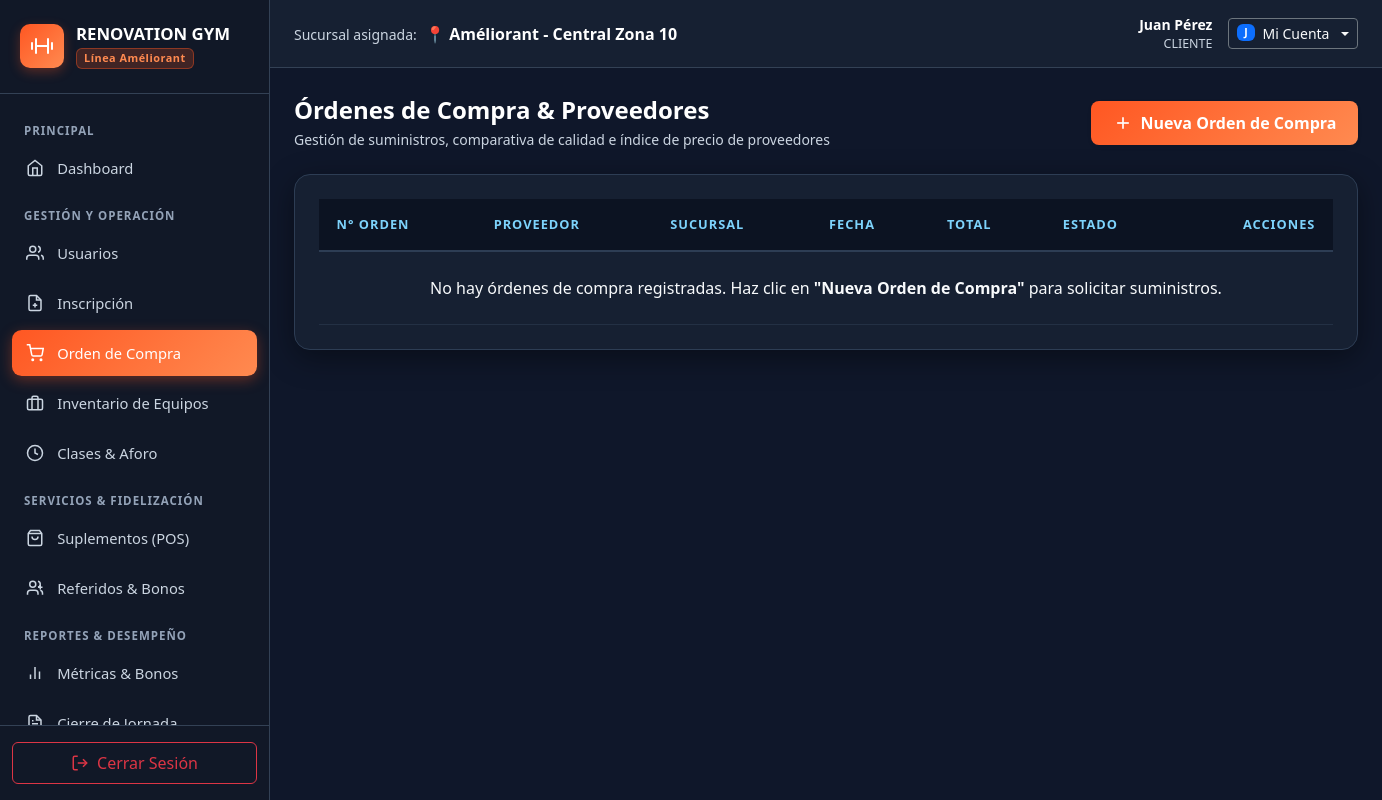
Before: /ordenes_compra/index.php (signed in) with the older database file.
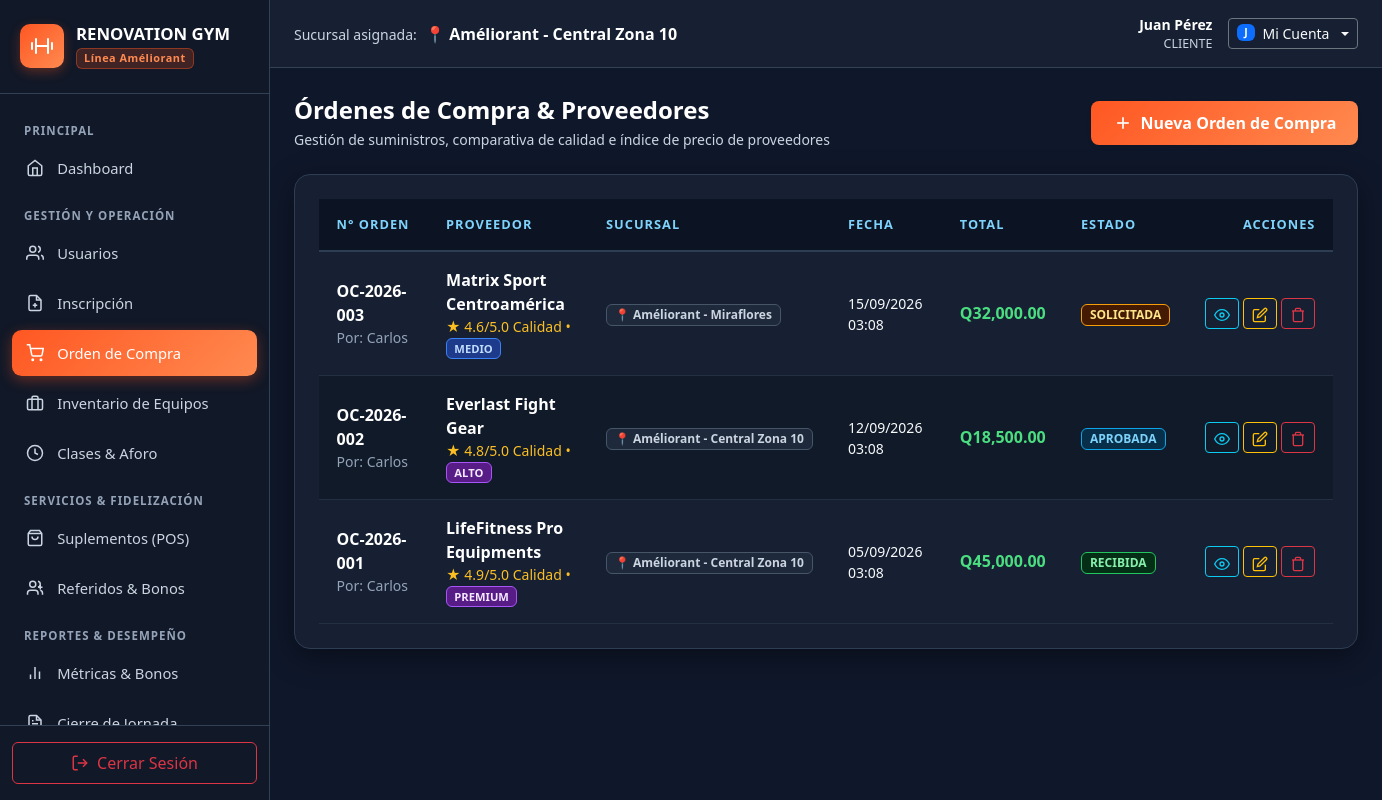
After: the same page with the newer database file.
### tables this page shows
CREATE TABLE `ordenes_compra` (
    `id` INT AUTO_INCREMENT PRIMARY KEY,
    `numero_orden` VARCHAR(50) NOT NULL UNIQUE,
    `proveedor_id` INT NOT NULL,
    `sucursal_id` INT NOT NULL,
    `solicitado_por_usuario_id` INT NOT NULL,
    `total_orden` DECIMAL(12,2) NOT NULL,
    `estado` ENUM('SOLICITADA', 'APROBADA', 'RECIBIDA', 'CANCELADA') DEFAULT 'SOLICITADA',
    `fecha_orden` TIMESTAMP DEFAULT CURRENT_TIMESTAMP,
    CONSTRAINT `fk_oc_proveedor` FOREIGN KEY (`proveedor_id`) REFERENCES `proveedores` (`id`),
    CONSTRAINT `fk_oc_sucursal` FOREIGN KEY (`sucursal_id`) REFERENCES `sucursales` (`id`),
    CONSTRAINT `fk_oc_solicitante` FOREIGN KEY (`solicitado_por_usuario_id`) REFERENCES `usuarios` (`id`)
);

CREATE TABLE `usuarios` (
    `id` INT AUTO_INCREMENT PRIMARY KEY,
    `sucursal_id` INT NULL,                          
    `rol_id` INT NOT NULL,                           
    `nombre` VARCHAR(80) NOT NULL,
    `apellido` VARCHAR(80) NOT NULL,
    `email` VARCHAR(120) NOT NULL UNIQUE,
    `usuario` VARCHAR(50) NOT NULL UNIQUE,
    `password` VARCHAR(255) NOT NULL,                
    `tipo_persona` ENUM('INTERNO', 'TERCERIZADO', 'CLIENTE') NOT NULL,
    `huella_dactilar_hash` VARCHAR(255) UNIQUE NULL, 
    `telefono` VARCHAR(25),
    `estado` ENUM('ACTIVO', 'INACTIVO', 'SUSPENDIDO') DEFAULT 'ACTIVO',
    `ultimo_login` DATETIME NULL,
    `created_at` TIMESTAMP DEFAULT CURRENT_TIMESTAMP,
    `updated_at` TIMESTAMP DEFAULT CURRENT_TIMESTAMP ON UPDATE CURRENT_TIMESTAMP,
    CONSTRAINT `fk_usuario_sucursal` FOREIGN KEY (`sucursal_id`) REFERENCES `sucursales` (`id`) ON DELETE SET NULL,
    CONSTRAINT `fk_usuario_rol` FOREIGN KEY (`rol_id`) REFERENCES `roles` (`id`)
);

CREATE TABLE `proveedores` (
    `id` INT AUTO_INCREMENT PRIMARY KEY,
    `nombre` VARCHAR(120) NOT NULL,
    `contacto` VARCHAR(100),
    `telefono` VARCHAR(25),
    `email` VARCHAR(120),
    `calificacion_calidad` DECIMAL(3,1) DEFAULT 5.0,  
    `indice_precio` ENUM('ECONOMICO', 'MEDIO', 'ALTO', 'PREMIUM') DEFAULT 'MEDIO'
);

CREATE TABLE `sucursales` (
    `id` INT AUTO_INCREMENT PRIMARY KEY,
    `nombre` VARCHAR(100) NOT NULL,
    `codigo_sucursal` VARCHAR(20) NOT NULL UNIQUE,
    `direccion` VARCHAR(255) NOT NULL,
    `telefono` VARCHAR(25),
    `aforo_maximo` INT NOT NULL DEFAULT 100,  
    `horario_lv` VARCHAR(50) DEFAULT '04:00 - 22:00',
    `horario_sd` VARCHAR(50) DEFAULT '06:00 - 14:00',
    `tiene_piscina` TINYINT(1) DEFAULT 0,   
    `tiene_boxeo` TINYINT(1) DEFAULT 0,     
    `estado` ENUM('ACTIVA', 'INACTIVA', 'MANTENIMIENTO') DEFAULT 'ACTIVA',
    `created_at` TIMESTAMP DEFAULT CURRENT_TIMESTAMP
);

### ordenes_compra/controlador_ordenes.php (called while the page is built, shortened)
<?php
require_once dirname(__DIR__) . '/DB/conexion.php';
$usuario_activo_id     = $_SESSION['usuario_id'] ?? 1;
if (isset($pdo) && $pdo !== null) {
    try {
        $countProv = $pdo->query("SELECT COUNT(*) FROM proveedores")->fetchColumn();
        if ($countProv == 0) {
            $pdo->exec("
                INSERT INTO proveedores (nombre, contacto, telefono, email, calificacion_calidad, indice_precio) VALUES
                ('LifeFitness Pro Equipments', 'Lic. Roberto Valle', '2331-4400', 'ventas@lifefitness.gt', 4.9, 'PREMIUM'),
                ('Matrix Sport Centroamérica', 'Ing. Pamela Estrada', '2254-8899', 'corporativo@matrixgt.com', 4.6, 'MEDIO'),
                ('Everlast Fight Gear', 'Carlos Batres', '2440-1122', 'distribuidor@everlast.com.gt', 4.8, 'ALTO'),
                ('AquaPro Piscinas & Hidromasajes', 'Arq. Gabriel Soto', '2360-7733', 'proyectos@aquapro.gt', 4.7, 'MEDIO');
            ");
        }
        $countOC = $pdo->query("SELECT COUNT(*) FROM ordenes_compra")->fetchColumn();
        if ($countOC == 0) {
            $pdo->exec("
                INSERT INTO ordenes_compra (numero_orden, proveedor_id, sucursal_id, solicitado_por_usuario_id, total_orden, estado, fecha_orden) VALUES
                ('OC-2026-001', 1, 1, {$usuario_activo_id}, 45000.00, 'RECIBIDA', DATE_SUB(NOW(), INTERVAL 10 DAY)),
                ('OC-2026-002', 3, 1, {$usuario_activo_id}, 18500.00, 'APROBADA', DATE_SUB(NOW(), INTERVAL 3 DAY)),
                ('OC-2026-003', 2, 2, {$usuario_activo_id}, 32000.00, 'SOLICITADA', NOW());
            ");
        }
    } catch (Exception $e) {
    }
}
if (isset($pdo) && $pdo !== null) {
    try {
        $query = "
            SELECT
                oc.id,
                oc.numero_orden,
                oc.proveedor_id,
                oc.sucursal_id,
                oc.solicitado_por_usuario_id,
                oc.total_orden,
                oc.estado,
                oc.fecha_orden,
                p.nombre AS proveedor_nombre,
                p.contacto AS proveedor_contacto,
                p.telefono AS proveedor_telefono,
                p.email AS proveedor_email,
                p.calificacion_calidad,
                p.indice_precio,
                s.nombre AS sucursal_nombre,
                u.nombre AS solicitante_nombre,
                u.apellido AS solicitante_apellido
            FROM ordenes_compra oc
            INNER JOIN proveedores p ON oc.proveedor_id = p.id
            INNER JOIN sucursales s ON oc.sucursal_id = s.id
            LEFT JOIN usuarios u ON oc.solicitado_por_usuario_id = u.id
            ORDER BY oc.id DESC
        ";
        $ordenes = $pdo->query($query)->fetchAll();
    } catch (PDOException $e) {
        $mensaje_error = 'Error al consultar datos de compras: ' . $e->getMessage();
    }
}

### ordenes_compra/index.php (the view, shortened to what the changed rows need)
<?php
require_once __DIR__ . '/controlador_ordenes.php';
?>
<!DOCTYPE html>
<html lang="es">
<head>
    <link rel="stylesheet" href="../css/bootstrap.min.css">
    <link rel="stylesheet" href="../css/dashboard.css">
    <link rel="stylesheet" href="../css/usuarios.css">
    <link rel="stylesheet" href="../css/ordenes.css">
</head>
<body>
<div class="dashboard-wrapper">
    <div class="main-content">
        <main class="content-body">
            <div class="d-flex justify-content-between align-items-center mb-4 flex-wrap gap-3">
                <div>
                    <h2 class="h4 fw-bold text-white mb-1">Órdenes de Compra & Proveedores</h2>
                </div>
            </div>
            <div class="table-responsive-card">
                <div class="table-responsive">
                    <table class="table table-custom align-middle">
                        <thead>
                            <tr>
                                <th>N° Orden</th>
                                <th>Proveedor</th>
                                <th>Sucursal</th>
                                <th>Fecha</th>
                                <th>Total</th>
                                <th>Estado</th>
                                <th class="text-end">Acciones</th>
                            </tr>
                        </thead>
                        <tbody>
                            <?php if (empty($ordenes)): ?>
                                <tr>
                                    <td colspan="7" class="text-center py-4" style="color: #94a3b8;">
                                        No hay órdenes de compra registradas. Haz clic en <strong>"Nueva Orden de Compra"</strong> para solicitar suministros.
                                    </td>
                                </tr>
                            <?php else: ?>
                                <?php foreach ($ordenes as $oc): ?>
                                    <?php
                                    $badgeOcClass = 'badge-orden-solicitada';
                                    if ($oc['estado'] === 'APROBADA') $badgeOcClass = 'badge-orden-aprobada';
                                    elseif ($oc['estado'] === 'RECIBIDA') $badgeOcClass = 'badge-orden-recibida';
                                    elseif ($oc['estado'] === 'CANCELADA') $badgeOcClass = 'badge-orden-cancelada';
                                    ?>
                                    <tr>
                                        <td>
                                            <div class="fw-bold text-white"><?= htmlspecialchars($oc['numero_orden']) ?></div>
                                            <div class="small" style="color: #94a3b8;">Por: <?= htmlspecialchars($oc['solicitante_nombre'] ?? 'Administración') ?></div>
                                        </td>
                                        <td>
                                            <div class="fw-semibold text-white"><?= htmlspecialchars($oc['proveedor_nombre']) ?></div>
                                            <div class="small" style="color: #fbbf24;">
                                                ★ <?= htmlspecialchars($oc['calificacion_calidad']) ?>/5.0 Calidad &bull;
                                                <span class="badge badge-price-<?= strtolower($oc['indice_precio']) ?>" style="font-size: 0.7rem;"><?= htmlspecialchars($oc['indice_precio']) ?></span>
                                            </div>
                                        </td>
                                        <td>
                                            <span class="badge" style="background-color: #1e293b; color: #cbd5e1; border: 1px solid #475569;">
                                                📍 <?= htmlspecialchars($oc['sucursal_nombre']) ?>
                                            </span>
                                        </td>
                                        <td class="small" style="color: #cbd5e1;">
                                            <?= date('d/m/Y H:i', strtotime($oc['fecha_orden'])) ?>
                                        </td>
                                        <td>
                                            <h6 class="mb-0 fw-bold" style="color: #4ade80;">Q<?= number_format($oc['total_orden'], 2) ?></h6>
                                        </td>
                                        <td>
                                            <span class="badge <?= $badgeOcClass ?> px-2 py-1 text-uppercase" style="font-size: 0.75rem;">
                                                <?= htmlspecialchars($oc['estado']) ?>
                                            </span>
                                        </td>
                                        <td class="text-end">
                                            <div class="d-inline-flex gap-1">
                                                <button type="button" class="btn btn-sm btn-outline-info" title="Ver Detalle de Orden" onclick='verOrden(<?= json_encode($oc) ?>)'>
                                                    <svg width="16" height="16" viewBox="0 0 24 24" fill="none" stroke="currentColor" stroke-width="2"><path d="M1 12s4-8 11-8 11 8 11 8-4 8-11 8-11-8-11-8z"></path><circle cx="12" cy="12" r="3"></circle></svg>
                                                </button>
                                                <button type="button" class="btn btn-sm btn-outline-warning" title="Actualizar Estado" onclick='editarOrden(<?= json_encode($oc) ?>)'>
                                                    <svg width="16" height="16" viewBox="0 0 24 24" fill="none" stroke="currentColor" stroke-width="2"><path d="M11 4H4a2 2 0 0 0-2 2v14a2 2 0 0 0 2 2h14a2 2 0 0 0 2-2v-7"></path><path d="M18.5 2.5a2.121 2.121 0 0 1 3 3L12 15l-4 1 1-4 9.5-9.5z"></path></svg>
                                                </button>
                                                <button type="button" class="btn btn-sm btn-outline-danger" title="Cancelar Orden" onclick='eliminarOrden(<?= $oc["id"] ?>, "<?= htmlspecialchars($oc["numero_orden"]) ?>")'>
                                                    <svg width="16" height="16" viewBox="0 0 24 24" fill="none" stroke="currentColor" stroke-width="2"><polyline points="3 6 5 6 21 6"></polyline><path d="M19 6v14a2 2 0 0 1-2 2H7a2 2 0 0 1-2-2V6m3 0V4a2 2 0 0 1 2-2h4a2 2 0 0 1 2 2v2"></path></svg>
                                                </button>
                                            </div>
                                        </td>
                                    </tr>
                                <?php endforeach; ?>
                            <?php endif; ?>
                        </tbody>
                    </table>
                </div>
            </div>
        </main>
    </div>
</div>
</body>
</html>

Changed rows visible on the page:
added ordenes_compra: numero_orden "OC-2026-003", solicitado_por_usuario.nombre "Carlos", proveedor.nombre "Matrix Sport Centroamérica", proveedor.calificacion_calidad "4.6", proveedor.indice_precio "MEDIO", sucursal.nombre "Améliorant - Miraflores", fecha_orden "15/09/2026 03:08", total_orden "32,000.00", estado "SOLICITADA"
added ordenes_compra: numero_orden "OC-2026-002", solicitado_por_usuario.nombre "Carlos", proveedor.nombre "Everlast Fight Gear", proveedor.calificacion_calidad "4.8", proveedor.indice_precio "ALTO", sucursal.nombre "Améliorant - Central Zona 10", fecha_orden "12/09/2026 03:08", total_orden "18,500.00", estado "APROBADA"
added ordenes_compra: numero_orden "OC-2026-001", solicitado_por_usuario.nombre "Carlos", proveedor.nombre "LifeFitness Pro Equipments", proveedor.calificacion_calidad "4.9", proveedor.indice_precio "PREMIUM", sucursal.nombre "Améliorant - Central Zona 10", fecha_orden "05/09/2026 03:08", total_orden "45,000.00", estado "RECIBIDA"
Other visible differences:
text no longer shown: "No hay órdenes de compra registradas. Haz clic en \"Nueva Orden de Compra\" para solicitar suministros."
